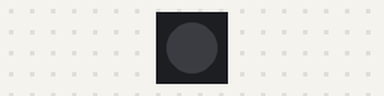
Simulated run of this sketch. Board: Arduino Uno, built with avr-gcc and run on an emulated ATmega328P. On the bench: 1 RGB LEDs in strip order, left to right. Dim RGB values are drawn brighter than linear.

Above: at 0.15 s.
At 20.92 s:
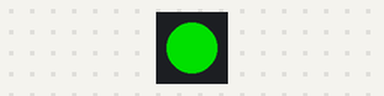
At 39.58 s:
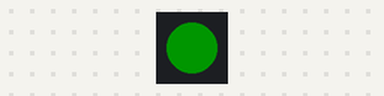
Timing chart, 0 to 40.0 s (numbered marks = the images above):
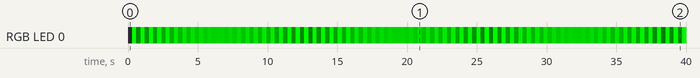

The sketch:

NeoPixel_Example.ino
```cpp
#include <Adafruit_NeoPixel.h>

const int LED_PIN = 1;

Adafruit_NeoPixel pixels = Adafruit_NeoPixel(1, LED_PIN, NEO_GRB + NEO_KHZ800);

void setup() {
  pixels.begin(); // Turn all pixels off
}

void loop() {
  // Fade in green:
  for(int i=0;i<255;i++){
    pixels.setPixelColor(0, pixels.Color(0,i,0));
    pixels.show();
    delay(1);
  }

  // Fack back to off:
  for(int i=255;i>0;i--){
    pixels.setPixelColor(0, pixels.Color(0,i,0));
    pixels.show();
    delay(1);
  }
}
```

Measured:
- by itself, RGB LED 0: off → RGB(0, 249, 0) at 0.30 s, → RGB(0, 12, 0) 0.30 s later, → RGB(0, 237, 0) 0.30 s later, → RGB(0, 24, 0) 0.30 s later, … (132 changes in this stretch)
